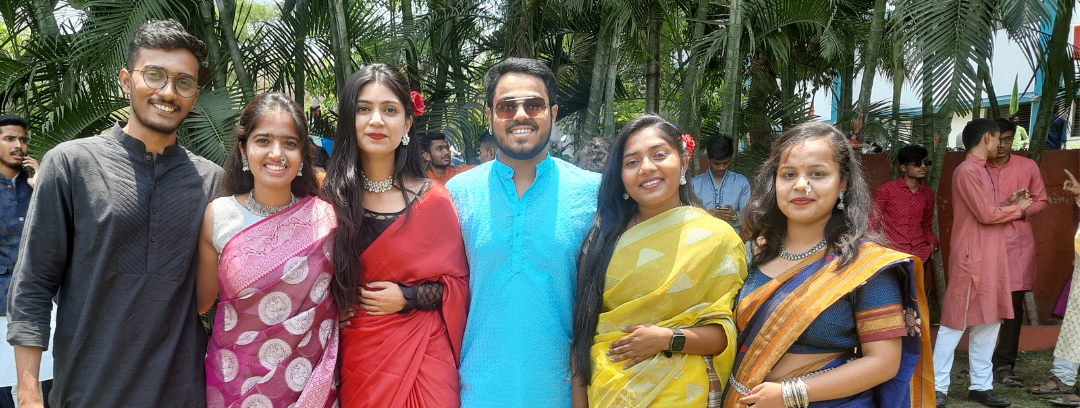
#> input picture mini project/HaarCascade Object detection/img2.png, 1080 x 408 px
$ python main.py
#> lines starting #> are read from the running program, lines starting #| are printed output that depends on the picture; after the words box and inside, x2 and y2 are one past the last pixel; in counts of white or black regions, pixels touching at a corner belong together
import numpy as np
import cv2

face_cascade = cv2.CascadeClassifier('haarcascade_frontalface_default.xml')
eye_cascade = cv2.CascadeClassifier('haarcascade_eye.xml')

img = cv2.imread('img2.png')
#> img is the input picture: shape (408, 1080, 3); mean B, G, R 92.1, 102.3, 108.8
gray = cv2.cvtColor(img, cv2.COLOR_BGR2GRAY)
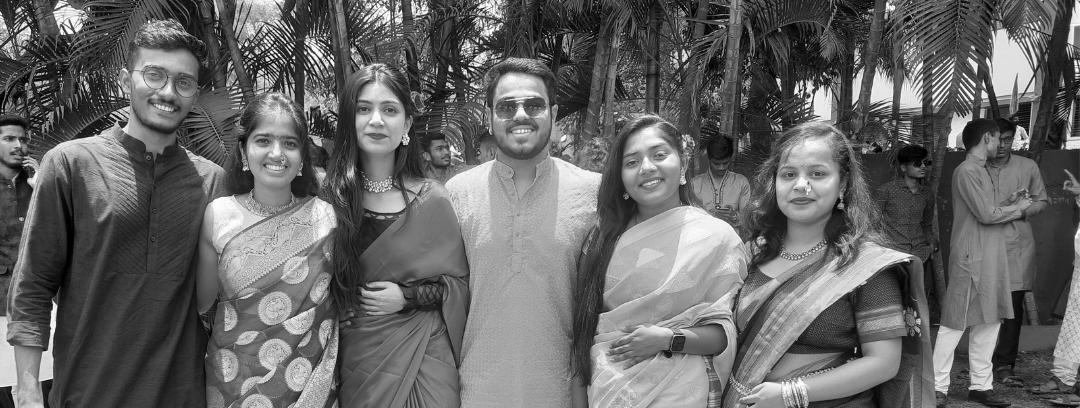
#> gray: shape (408, 1080); min 0, max 255, mean 103.1

faces = face_cascade.detectMultiScale(gray, 1.3, 5)
#> faces = [[342, 83, 71, 71], [238, 113, 74, 74], [129, 48, 78, 78], [483, 76, 77, 77], [611, 126, 77, 77], [762, 142, 83, 83]]
for (x,y,w,h) in faces:
    img = cv2.rectangle(img,(x,y),(x+w,y+h),(255,0,0),2)
    roi_gray = gray[y:y+h, x:x+w]
    roi_color = img[y:y+h, x:x+w]
#> this loop made 6 passes
#> pass 1, `img = cv2.rectangle(img,(x,y),(x+w,y+h),(255,0,0),2)`:
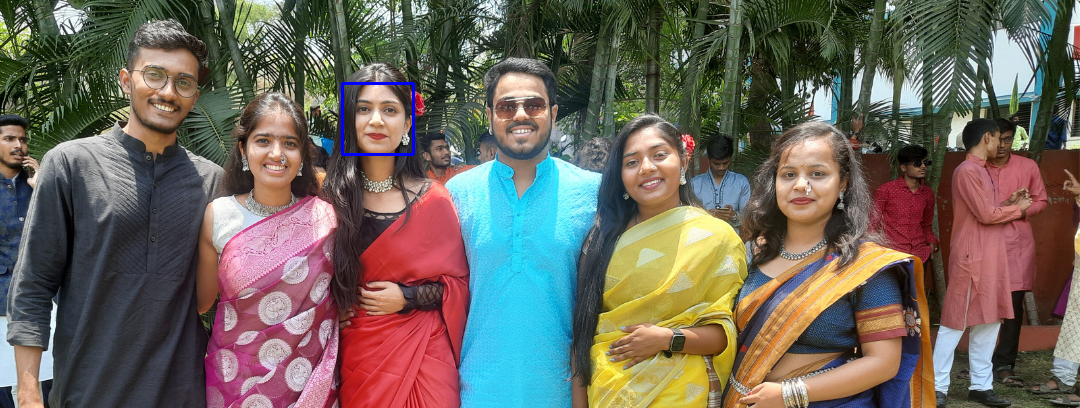
#> img: shape (408, 1080, 3); 0.19% of pixels changed, all inside (x1, y1, x2, y2) = (341, 82, 415, 156)
#> pass 1, `roi_gray = gray[y:y+h, x:x+w]`:
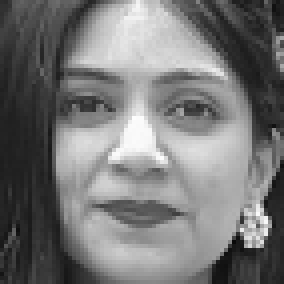
#> roi_gray: shape (71, 71) (shown 4 times larger); min 9, max 253, mean 118.7
#> pass 1, `roi_color = img[y:y+h, x:x+w]`:
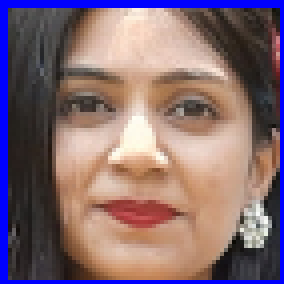
#> roi_color: shape (71, 71, 3) (shown 4 times larger); mean B, G, R 114.8, 107.3, 131.8
#> pass 2, `img = cv2.rectangle(img,(x,y),(x+w,y+h),(255,0,0),2)`:
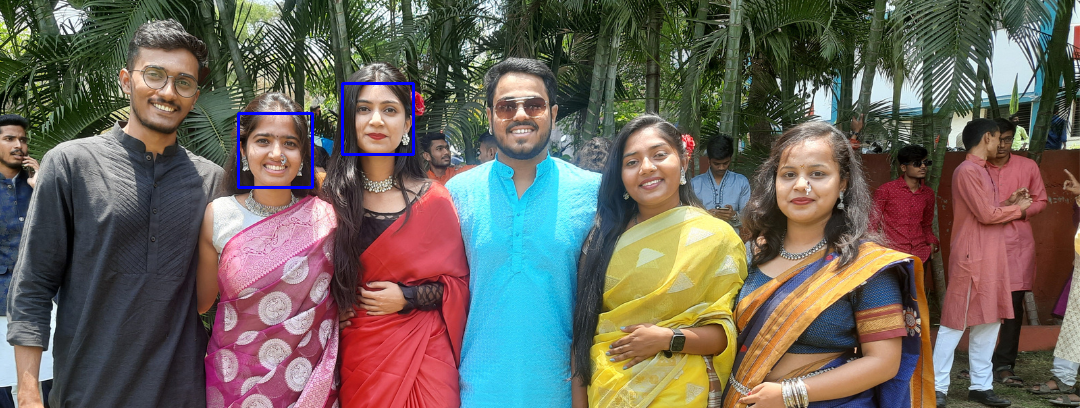
#> img: shape (408, 1080, 3); 0.2% of pixels changed, all inside (x1, y1, x2, y2) = (237, 112, 314, 189)
#> after the loop:
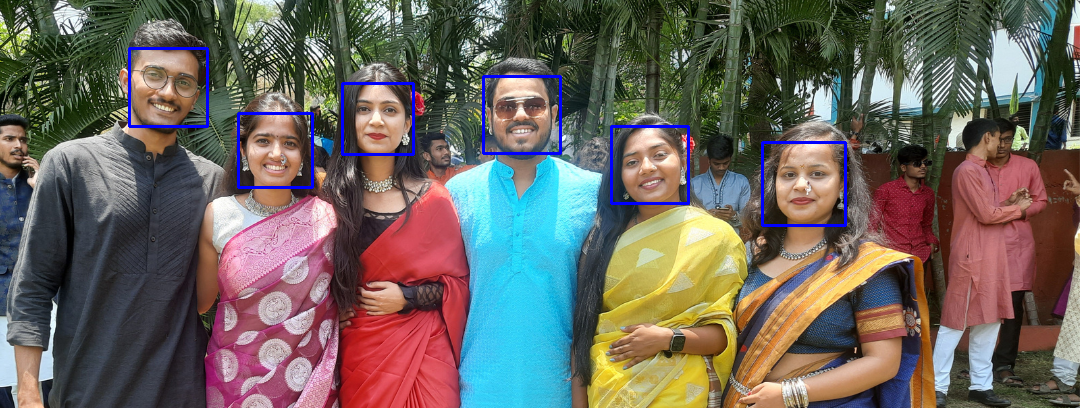
#> img: shape (408, 1080, 3); 0.85% of pixels changed, all inside (x1, y1, x2, y2) = (128, 47, 847, 227)
    # eyes = eye_cascade.detectMultiScale(roi_gray,)
    # for (ex,ey,ew,eh) in eyes:
    #     cv2.rectangle(roi_color,(ex,ey),(ex+ew,ey+eh),(0,255,0),2)

cv2.imshow('img',img)
cv2.waitKey(0)
cv2.destroyAllWindows()

$ run again, with mini project/HaarCascade Object detection/img1.png copied over mini project/HaarCascade Object detection/img2.png
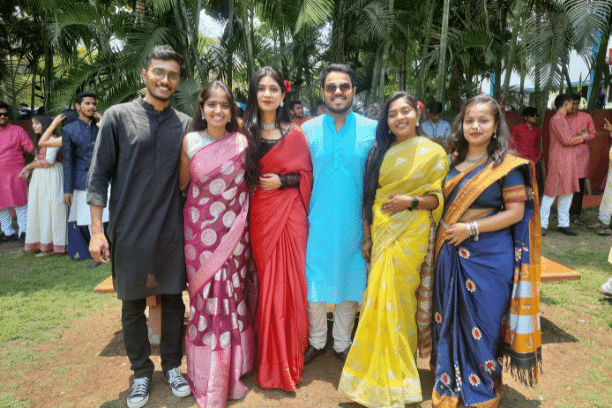
#> input picture mini project/HaarCascade Object detection/img1.png, 612 x 408 px
#> img is the input picture: shape (408, 612, 3); mean B, G, R 90.9, 107.6, 118.7
#> `gray = cv2.cvtColor(img, cv2.COLOR_BGR2GRAY)`:
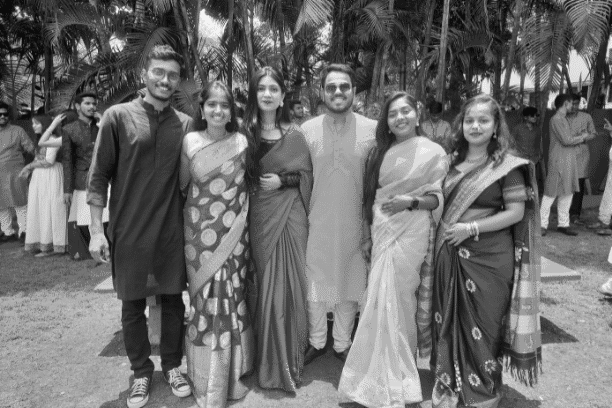
#> gray: shape (408, 612); min 11, max 244, mean 109
#> faces = [[251, 76, 35, 35], [200, 92, 34, 34], [454, 101, 47, 47]]
#> the loop `for (x,y,w,h) in faces:` made 3 passes
#> after the loop `for (x,y,w,h) in faces:`:
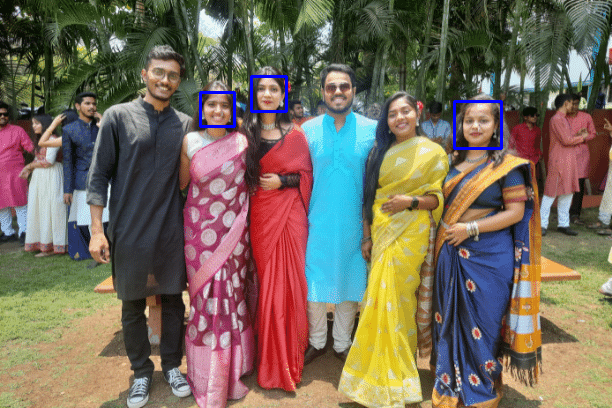
#> img: shape (408, 612, 3); mean B, G, R 91.9, 107.1, 118.2

$ run again, with mini project/HaarCascade Object detection/img3.jpg saved as mini project/HaarCascade Object detection/img2.png
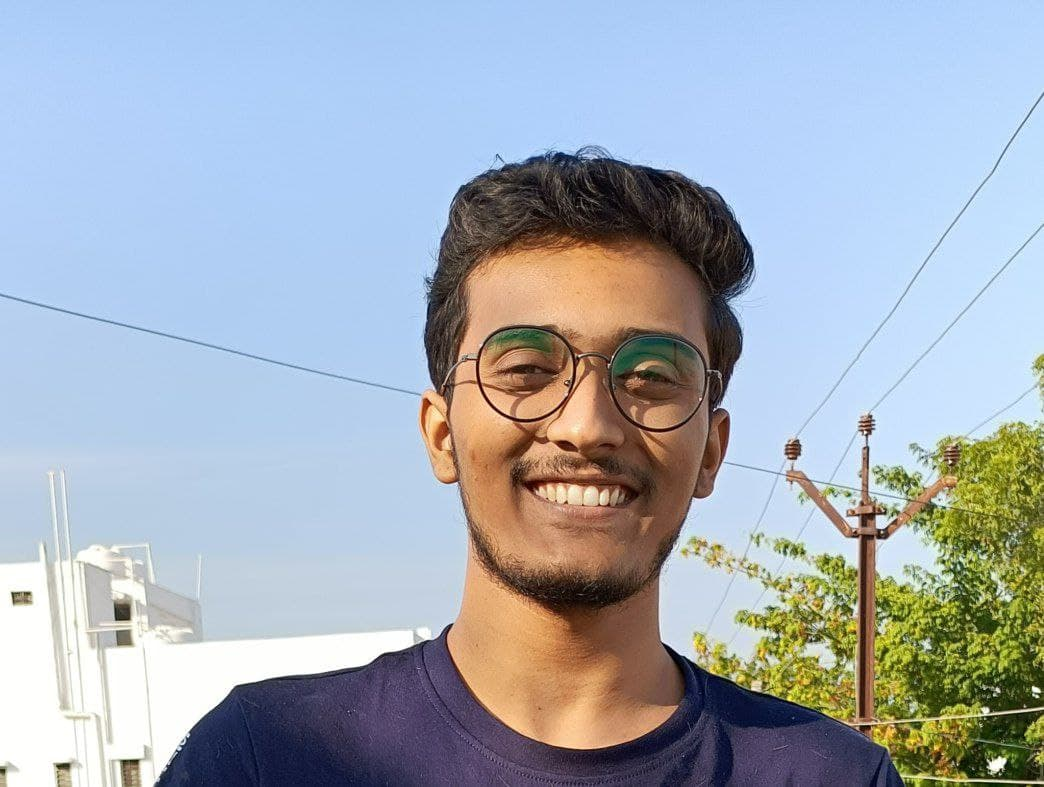
#> input picture mini project/HaarCascade Object detection/img3.jpg, 1044 x 787 px
#> img is the input picture: shape (787, 1044, 3); mean B, G, R 183.4, 173.4, 164.5
#> `gray = cv2.cvtColor(img, cv2.COLOR_BGR2GRAY)`:
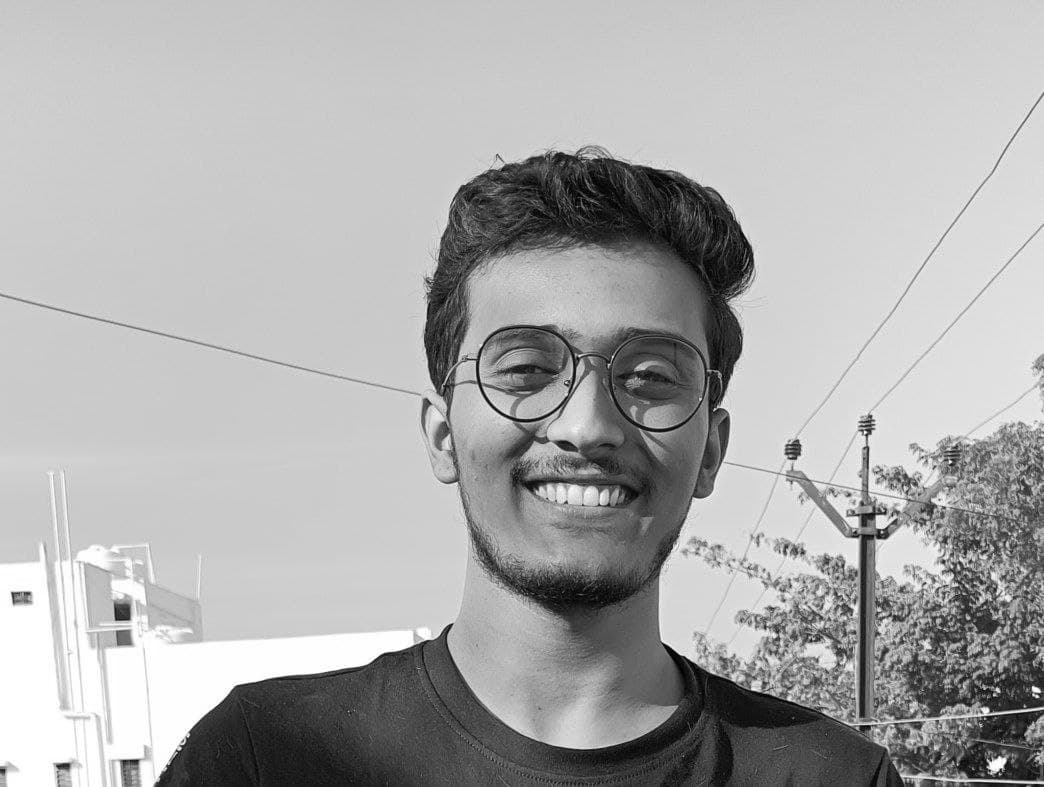
#> gray: shape (787, 1044); min 0, max 255, mean 171.9
#> faces = [[423, 236, 330, 330]]
#> the loop `for (x,y,w,h) in faces:` made 1 pass
#> pass 1, `roi_color = img[y:y+h, x:x+w]`:
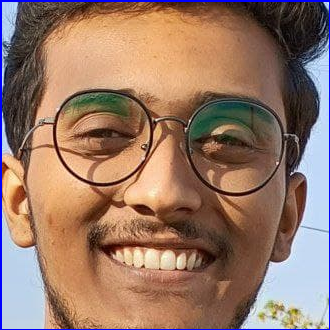
#> roi_color: shape (330, 330, 3); mean B, G, R 103.6, 120, 151.4

$ run again, with mini project/HaarCascade Object detection/img4.jpg saved as mini project/HaarCascade Object detection/img2.png
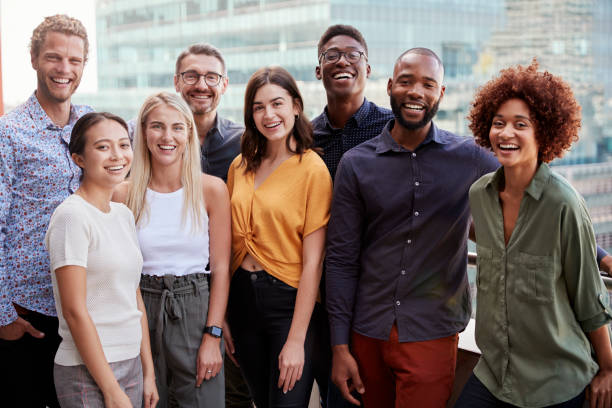
#> input picture mini project/HaarCascade Object detection/img4.jpg, 612 x 408 px
#> img is the input picture: shape (408, 612, 3); mean B, G, R 109.5, 112.6, 126.8
#> `gray = cv2.cvtColor(img, cv2.COLOR_BGR2GRAY)`:
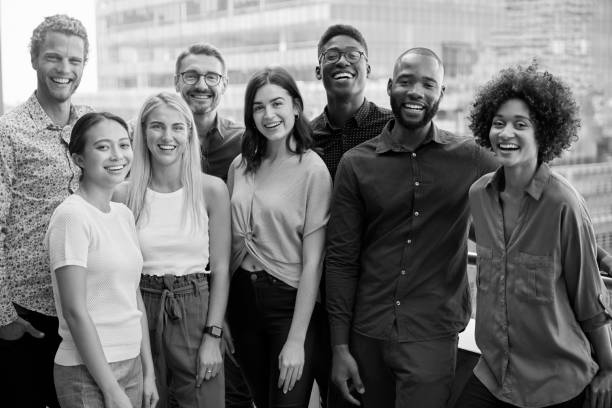
#> gray: shape (408, 612); min 0, max 255, mean 116.5
#> faces = [[33, 37, 57, 57], [247, 84, 54, 54], [140, 106, 56, 56], [87, 124, 57, 57], [310, 12, 64, 64], [175, 56, 53, 53], [479, 99, 63, 63]]
#> the loop `for (x,y,w,h) in faces:` made 7 passes
#> after the loop `for (x,y,w,h) in faces:`:
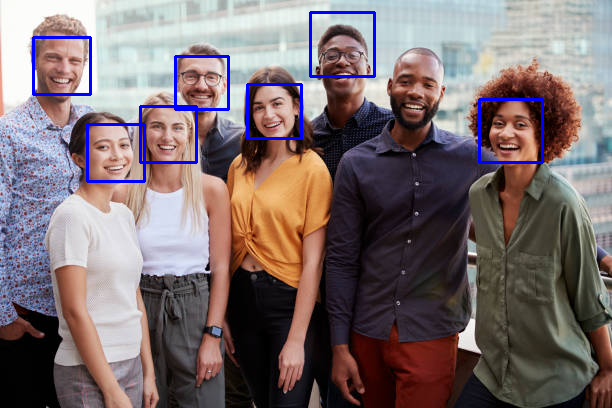
#> img: shape (408, 612, 3); mean B, G, R 112, 110.1, 123.9
